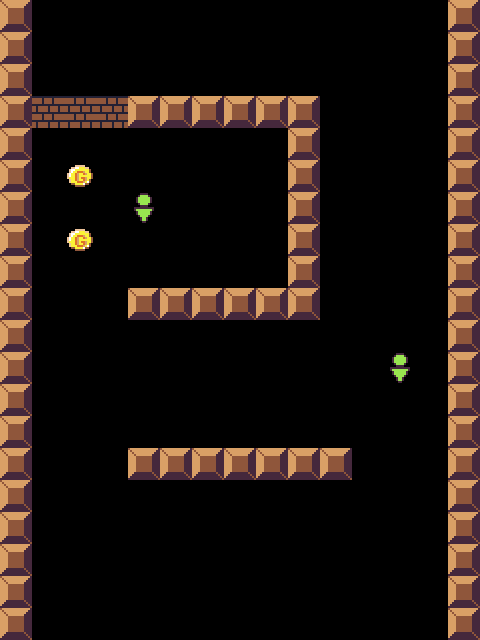

Below is a game level as drawn by its tile map, then a one-line description and the .tmx file that defines it, in full:
An orthogonal 15x20 tile map with 32x32 px tiles, 1 tile layer (object).

<map version="1.0" orientation="orthogonal" renderorder="right-down" width="15" height="20" tilewidth="32" tileheight="32" nextobjectid="1">
 <tileset firstgid="1" name="tileset" tilewidth="32" tileheight="32" tilecount="64" columns="8">
  <image source="tileset.png" width="256" height="256" />
 </tileset>
 <layer name="object" width="15" height="20">
  <data encoding="csv">
1,0,0,0,0,0,0,0,0,0,0,0,0,0,1,
1,0,0,0,0,0,0,0,0,0,0,0,0,0,1,
1,0,0,0,0,0,0,0,0,0,0,0,0,0,1,
1,2,2,2,1,1,1,1,1,1,0,0,0,0,1,
1,0,0,0,0,0,0,0,0,1,0,0,0,0,1,
1,0,10,0,0,0,0,0,0,1,0,0,0,0,1,
1,0,0,0,9,0,0,0,0,1,0,0,0,0,1,
1,0,10,0,0,0,0,0,0,1,0,0,0,0,1,
1,0,0,0,0,0,0,0,0,1,0,0,0,0,1,
1,0,0,0,1,1,1,1,1,1,0,0,0,0,1,
1,0,0,0,0,0,0,0,0,0,0,0,0,0,1,
1,0,0,0,0,0,0,0,0,0,0,0,9,0,1,
1,0,0,0,0,0,0,0,0,0,0,0,0,0,1,
1,0,0,0,0,0,0,0,0,0,0,0,0,0,1,
1,0,0,0,1,1,1,1,1,1,1,0,0,0,1,
1,0,0,0,0,0,0,0,0,0,0,0,0,0,1,
1,0,0,0,0,0,0,0,0,0,0,0,0,0,1,
1,0,0,0,0,0,0,0,0,0,0,0,0,0,1,
1,0,0,0,0,0,0,0,0,0,0,0,0,0,1,
1,0,0,0,0,0,0,0,0,0,0,0,0,0,1
</data>
 </layer>
</map>
